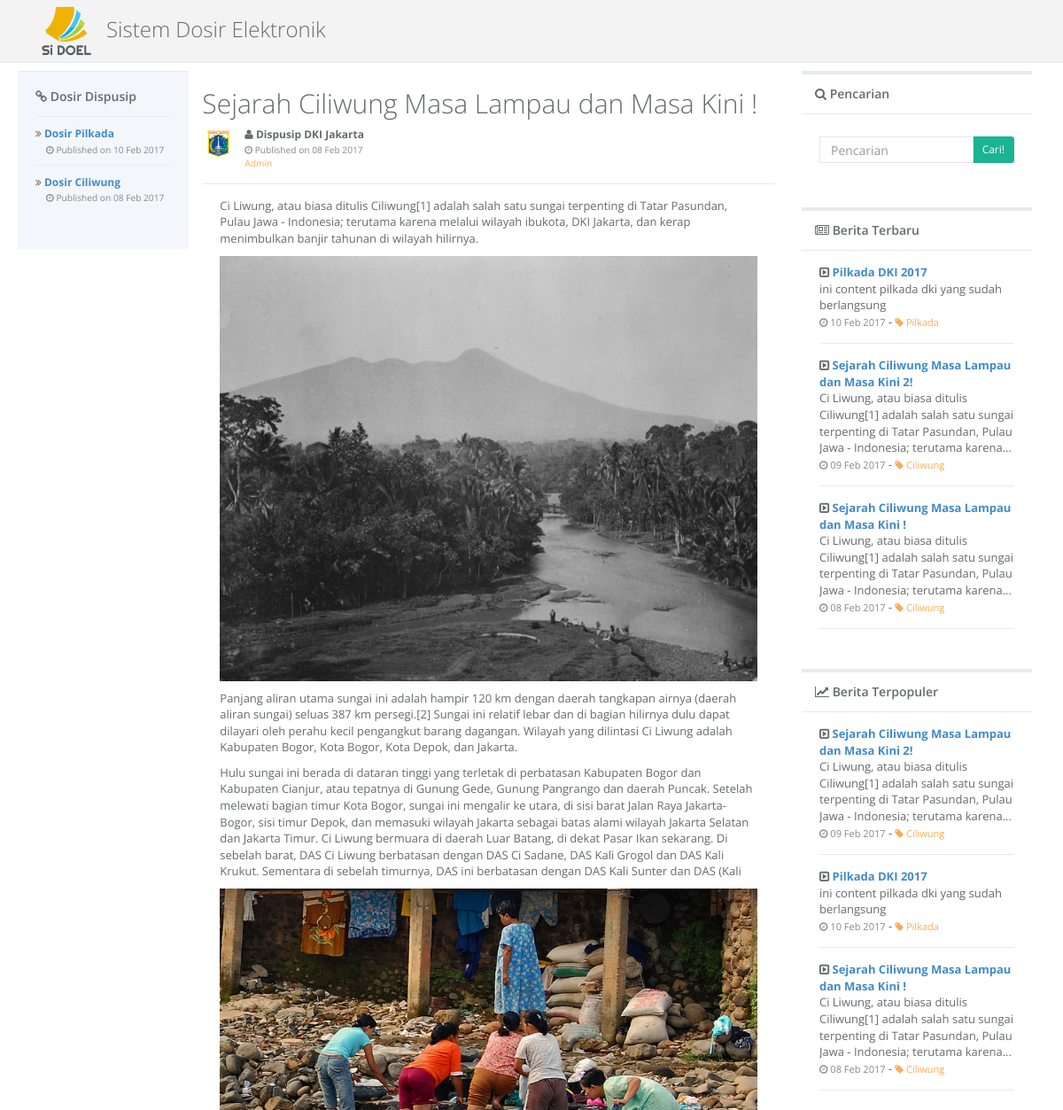
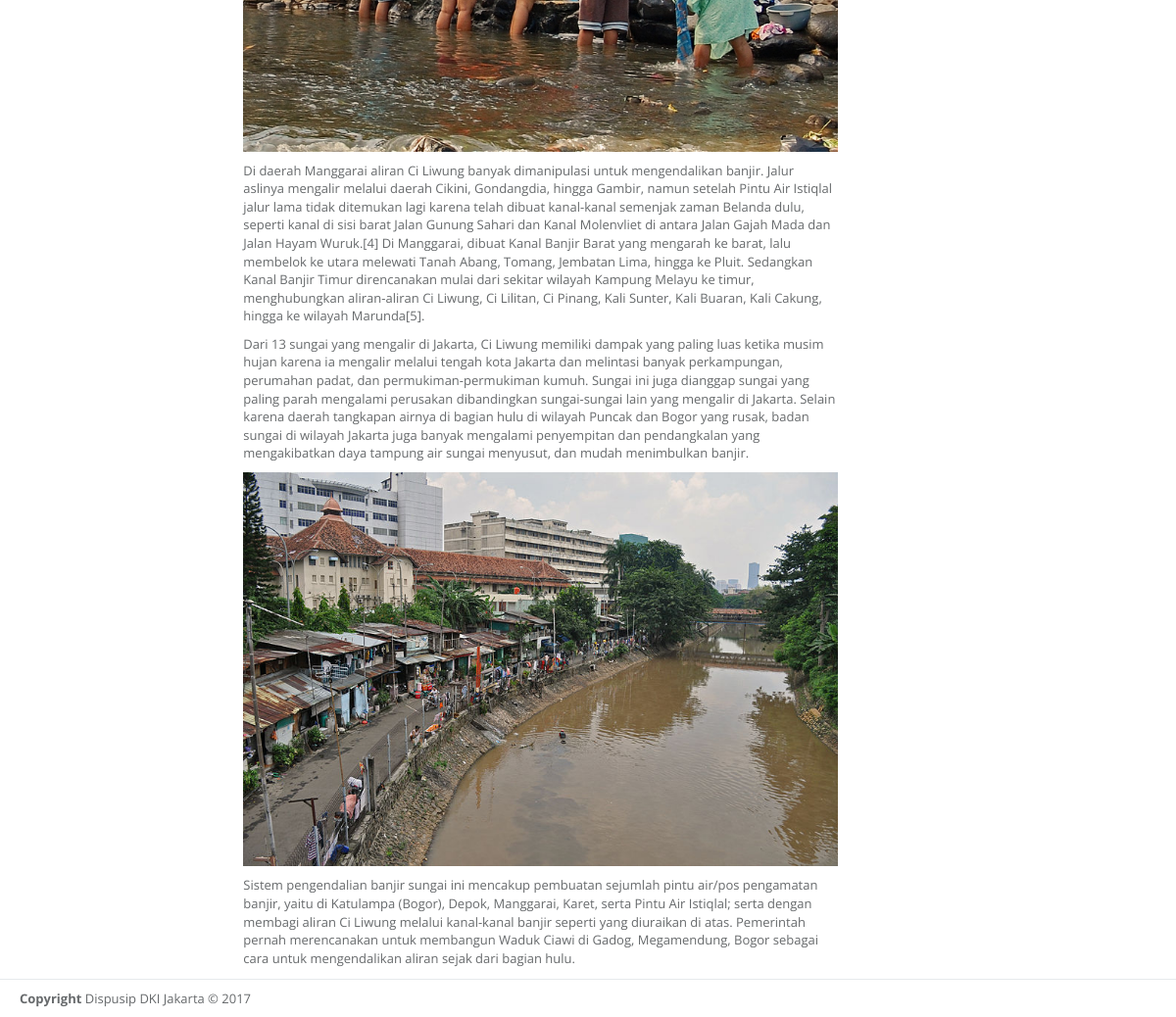
Page /?p=detail&id=1 on the committed database (2 pictures, top to bottom).
### tables this page shows
CREATE TABLE `tbl_artikel` (
  `sid` varchar(36) NOT NULL,
  `tanggal` date NOT NULL,
  `judul` varchar(100) NOT NULL,
  `author` varchar(100) NOT NULL,
  `isi` text NOT NULL,
  `category` varchar(50) NOT NULL,
  `cover` varchar(50) NOT NULL,
  `viewed` int(5) NOT NULL
);

### config/configuration.php (called while the page is built, shortened)
<?php
    function get_tanggal($tanggal) {
        $day = date('d', strtotime($tanggal));
        $year = date('Y', strtotime($tanggal));
        $month = date('M', strtotime($tanggal));
        $monthList = array(
            "Jan" => "Jan",
            "Feb" => "Feb",
            "Mar" => "Mar",
            "Apr" => "Apr",
            "May" => "Mei",
            "Jun" => "Jun",
            "Jul" => "Jul",
            "Aug" => "Ags",
            "Sep" => "Sep",
            "Oct" => "Okt",
            "Nov" => "Nov",
            "Dec" => "Des"
        );
        return $day." ".$monthList[$month]." ".$year;
    }
    function trim_text($input, $length, $ellipses = true, $strip_html = true) {
        if ($strip_html) {
            $input = strip_tags($input);
        }
        if (strlen($input) <= $length) {
            return $input;
        }
        $last_space = strrpos(substr($input, 0, $length), ' ');
        $trimmed_text = substr($input, 0, $last_space);
        if ($ellipses) {
            $trimmed_text .= '...';
        }
        return $trimmed_text;
    }
?>

### form/templates/container_right.php (the view)
<div class="row">
    <div class="col-lg-12">
        <div class="ibox float-e-margins">
            <div class="ibox-title">
                <h5><i class="fa fa-search"></i> Pencarian</h5>
            </div>
            <div class="ibox-content">
                <div class="search-form">
                    <form action="" method="post">
                        <div class="input-group">
                            <input type="text" placeholder="Pencarian" name="txt_search" value="<?php echo $txtSearch;?>" class="input-sm form-control">
                            <span class="input-group-btn">
                            <button type="submit" class="btn btn-sm btn-primary" name="searching"> Cari!</button> </span>
                        </div>
                    </form>
                </div>
            </div>
        </div>
    </div>
    <div class="col-lg-12">
        <div class="ibox float-e-margins">
            <div class="ibox-title">
                <h5><i class="fa fa-newspaper-o"></i> Berita Terbaru</h5>
            </div>
            <div class="ibox-content">
                <div class="feed-activity-list">
                <?php
                    $sql = mysqli_query($conn, "SELECT * FROM tbl_artikel order by tanggal desc LIMIT 5");
                    while($arr = mysqli_fetch_array($sql)) {
                ?>
                    <div class="feed-element">
                        <div>
                            <i class="fa fa-caret-square-o-right"></i>
                            <strong><a href="?p=detail&id=<?php echo $arr['sid'];?>"><?php echo $arr['judul']?></a></strong>
                            <div><?php echo trim_text(htmlspecialchars_decode($arr['isi']), 150);?></div>
                            <small class="text-muted"><i class="fa fa-clock-o"></i> <?php echo get_tanggal($arr['tanggal'])?></small> -
                            <small class="text-warning"><a href="?p=category-detail&category=<?php echo $arr['category']?>" class="text-warning"><i class="fa fa-tag"></i> <?php echo $arr['category']?></a></small>
                        </div>
                    </div>
                    <?php } ?>
                </div>
            </div>
        </div>
    </div>
    <div class="col-lg-12">
        <div class="ibox float-e-margins">
            <div class="ibox-title">
                <h5><i class="fa fa-line-chart"></i> Berita Terpopuler</h5>
            </div>
            <div class="ibox-content">
                <div class="feed-activity-list">
                <?php
                    $sql = mysqli_query($conn, "SELECT * FROM tbl_artikel order by viewed desc LIMIT 5");
                    while($arr = mysqli_fetch_array($sql)) {
                ?>
                    <div class="feed-element">
                        <div>
                            <i class="fa fa-caret-square-o-right"></i>
                            <strong><a href="?p=detail&id=<?php echo $arr['sid'];?>"><?php echo $arr['judul']?></a></strong>
                            <div><?php echo trim_text(htmlspecialchars_decode($arr['isi']), 150);?></div>
                            <small class="text-muted"><i class="fa fa-clock-o"></i> <?php echo get_tanggal($arr['tanggal'])?></small> -
                            <small class="text-warning"><a href="?p=category-detail&category=<?php echo $arr['category']?>" class="text-warning"><i class="fa fa-tag"></i> <?php echo $arr['category']?></a></small>
                        </div>
                    </div>
                    <?php } ?>
                </div>
            </div>
        </div>
    </div>
</div>

### form/templates/container_left.php
<h4><i class="fa fa-link"></i> Dosir Dispusip</h4>
<ul class="list-group clear-list m-t">
	<?php
	    $sql = mysqli_query($conn, "SELECT * FROM tbl_artikel group by category order by viewed desc, tanggal desc, judul desc LIMIT 15");
	    while($arr = mysqli_fetch_array($sql)) {
	?>
     <li class="list-group-item">
        <div class="dropdown-messages-box">
            <div class="media-body">
                <i class="fa fa-angle-double-right"></i>
                <strong> <a href="?p=dosir-detail&dosir=<?php echo $arr['category'];?>">Dosir <?php echo $arr['category']; ?> </a></strong><br>
                &emsp;<small class="text-muted"><i class="fa fa-clock-o"></i> Published on <?php echo get_tanggal($arr['tanggal'])?></small>
            </div>
        </div>
    <?php } ?>
    </li>
</ul>

### form/public/artikel_detail.php (shortened to what this page needs)
<?php
    $page = $_GET['id'];
    if (isset($page)) {
    $sql = mysqli_query($conn, "SELECT * FROM tbl_artikel where sid = '$page' LIMIT 1");
    $arr = mysqli_fetch_array($sql);
?>
<div class="feed-element">
    <h1><?php echo htmlspecialchars_decode($arr['judul']);?></h1>
    <a href="#" class="pull-left">
        <img alt="image" class="img-circle" src="images/avatar-bpad.jpg">
    </a>
    <div class="media-body ">
        <i class="fa fa-user"></i>
        <strong>Dispusip DKI Jakarta</strong><br>
        <small class="text-muted"> <i class="fa fa-clock-o"></i> Published on <?php echo get_tanggal($arr['tanggal'])?></small><br />
        <small class="pull-left text-warning">Admin</small>
    </div>
</div>
<div class="ibox-content">
    <?php echo htmlspecialchars_decode($arr['isi']);?>
</div>
<?php } else {include("form/templates/404.php");} ?>

### css/default.css (style rules this page uses)
body { padding-top: 60px; }

### rows in the picture
tbl_artikel: category "Pilkada", tanggal "10 Feb 2017", judul "Pilkada DKI 2017", isi "ini content pilkada dki yang sudah berlangsung"
tbl_artikel: category "Ciliwung", tanggal "08 Feb 2017", judul "Sejarah Ciliwung Masa Lampau dan Masa Kini !", isi "Ci Liwung, atau biasa ditulis Ciliwung[1] adalah salah satu sungai terpenting di Tatar Pasundan, Pulau Jawa - Indonesia; terutama karena melalui wilayah ibukota, DKI Jakarta, dan kerap menimbulkan banjir tahunan di wilayah hilirnya. Panjang aliran utama sungai ini adalah hampir 120 km dengan daerah tangkapan airnya (daerah aliran sungai) seluas 387 km persegi.[2] Sungai ini relatif lebar dan di bagian hilirnya dulu dapat dilayari oleh perahu kecil pengangkut barang dagangan. Wilayah yang dilintasi Ci Liwung adalah Kabupaten Bogor, Kota Bogor, Kota Depok, dan Jakarta. Hulu sungai ini berada di dataran tinggi yang terletak di perbatasan Kabupaten Bogor dan Kabupaten Cianjur, atau tepatnya di…", isi (picture), isi "Ci Liwung, atau biasa ditulis Ciliwung[1] adalah salah satu sungai terpenting di Tatar Pasundan, Pulau Jawa - Indonesia; terutama karena..."
tbl_artikel: judul "Sejarah Ciliwung Masa Lampau dan Masa Kini 2!", isi "Ci Liwung, atau biasa ditulis Ciliwung[1] adalah salah satu sungai terpenting di Tatar Pasundan, Pulau Jawa - Indonesia; terutama karena...", tanggal "09 Feb 2017", category "Ciliwung"
